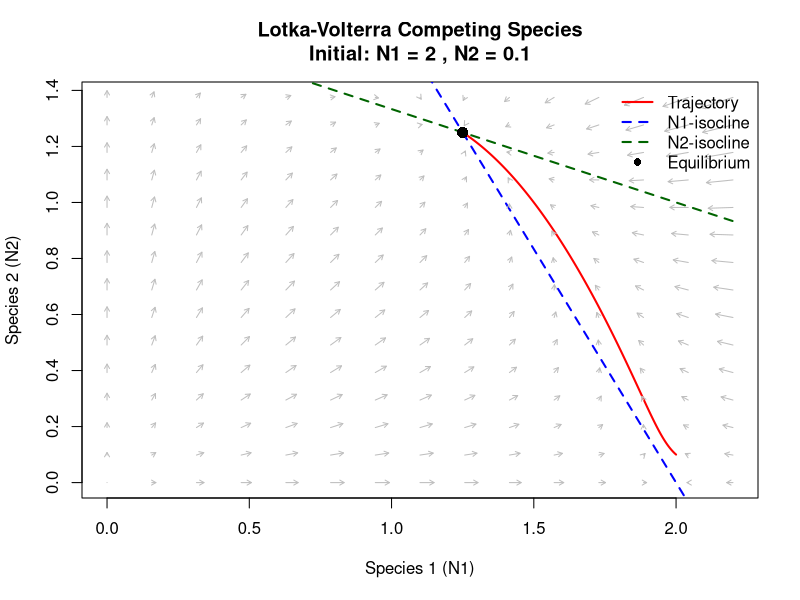
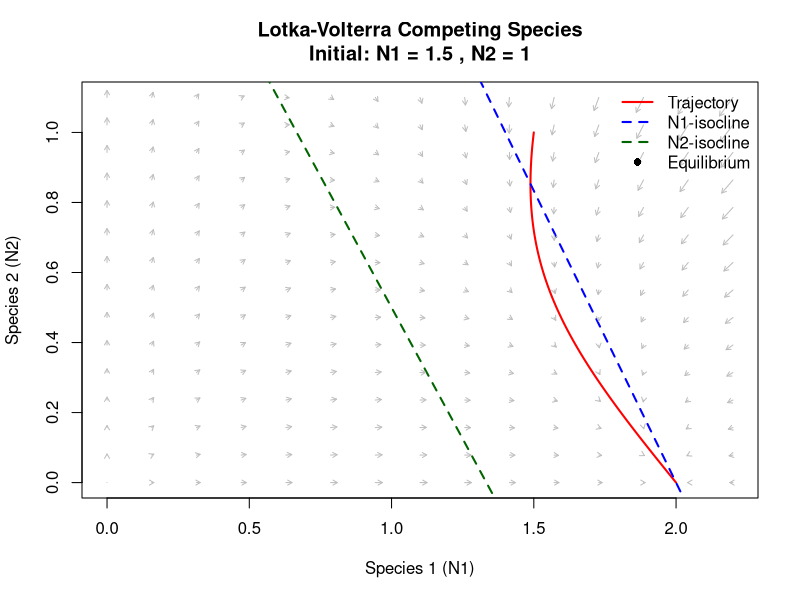
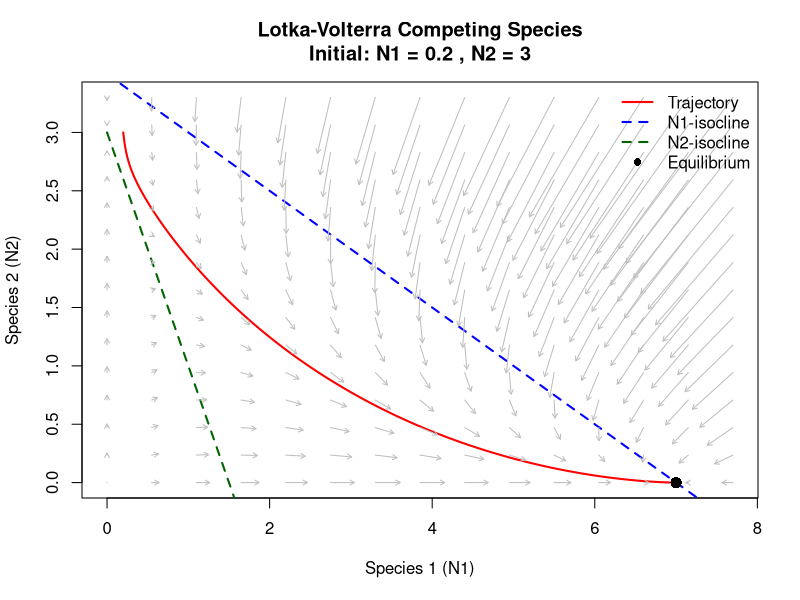
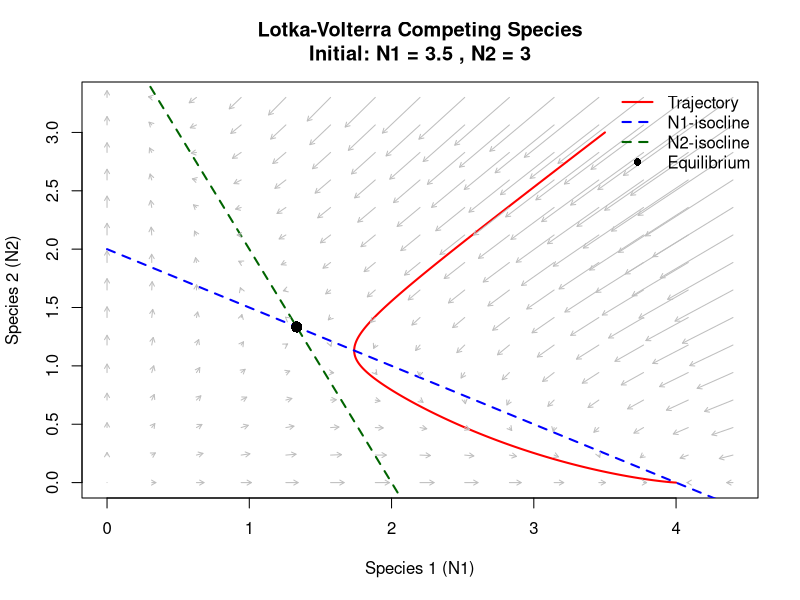
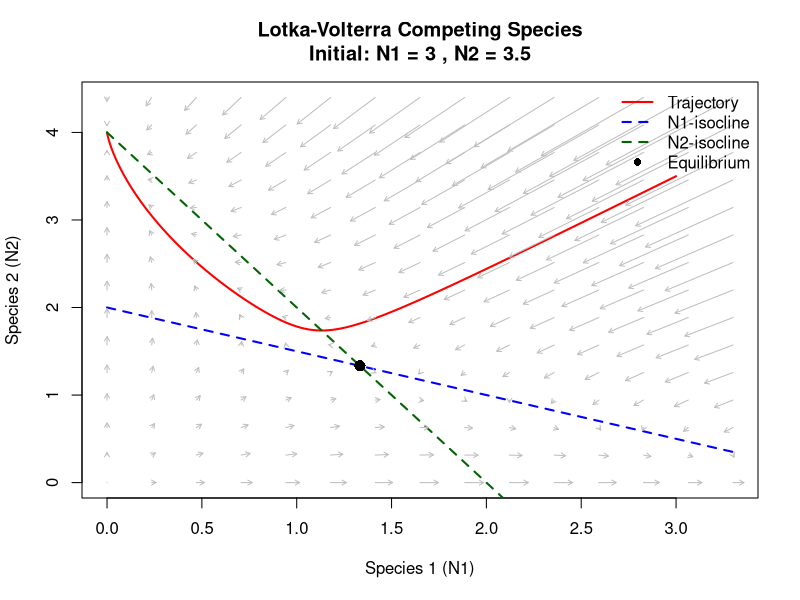
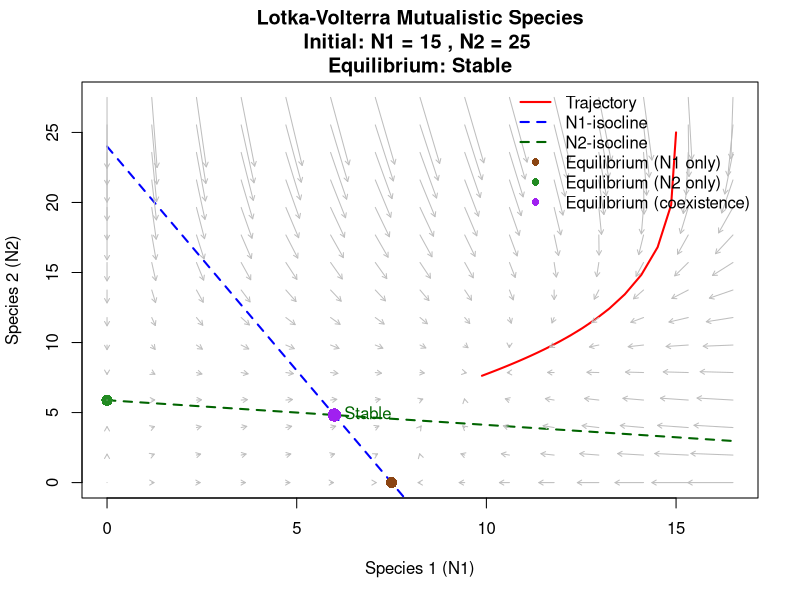
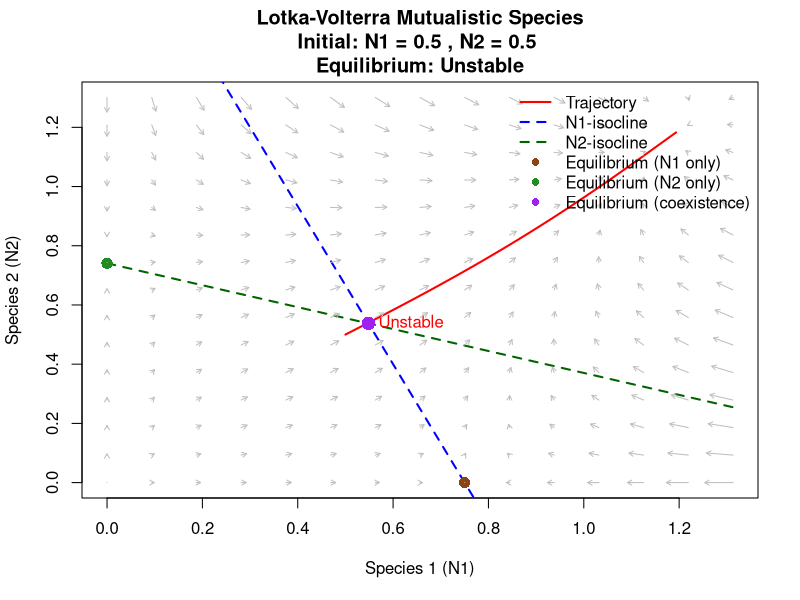

Recreate these plots in R, in order.
#Written report SBL.06003 Classical models in Biology (exercises)
#Spring semester 2025

#Student 1
#First name: Susanna
#Family name: Schärer
#Student number: 19-811-652

#Student 2
#First name: Elena
#Family name: Graf
#Student number:20-701-132

#Student 3
#First name: Anna
#Family name: Boss
#Student number: 24-208-928

library(deSolve)
#!only de library "deSolve" is allowed!

########################
### Topic 4: Lotka-Volterra model for 2 competing species
rm(list=ls())

#R-code

lotka_volterra_competing <- function(initial_condition = c(N1 = 2.5, N2 = 0.5),
                                     parameter = c(r1 = 3, r2 = 3, alpha11 = 1, alpha12 = 0.5, alpha21 = 0.5, alpha22 = 1),
                                     scale = 0.05,
                                     equilibrium = 'eq2') {
    # Define model
    model <- function(t, y, parms) {
        with(as.list(c(y, parms)), {
            dN1 <- N1 * (r1 - alpha11 * N1 - alpha12 * N2)
            dN2 <- N2 * (r2 - alpha21 * N1 - alpha22 * N2)
            list(c(dN1, dN2))
        })
    }

    # Time sequence and parameters
    times <- seq(0, 30, 0.01)
    parms <- parameter

    # Run simulation
    out <- ode(initial_condition, times, model, parms)

    # Calculate equilibrium points
    # Trivial equilibria
    #eq1 <- c(0, 0)  # Both species extinct
    eq2 <- c(parms["r1"]/parms["alpha11"], 0)  # N1 only
    eq3 <- c(0, parms["r2"]/parms["alpha22"])  # N2 only

    # Coexistence equilibrium A*N=b -> N=A^-1*b
    A <- matrix(c(parms["alpha11"], parms["alpha12"],
                  parms["alpha21"], parms["alpha22"]),
                nrow = 2, byrow = TRUE)
    b <- c(parms["r1"], parms["r2"])
    eq4 <- solve(A, b)  # Solve the linear system

    # Create phase plane
    plot(out[, "N1"], out[, "N2"],
         type = "l", col = "red", lwd = 2,
         xlab = "Species 1 (N1)", ylab = "Species 2 (N2)",
         main = paste("Lotka-Volterra Competing Species\nInitial: N1 =", initial_condition["N1"],
                      ", N2 =", initial_condition["N2"]),
         xlim = c(0, max(out[, "N1"]) * 1.1),
         ylim = c(0, max(out[, "N2"]) * 1.1))

    # Add isoclines
    # N1-isocline (dN1/dt = 0): N1 = 0 or r1 - alpha11*N1 - alpha12*N2 = 0
    curve((parms["r1"] - parms["alpha11"] * x)/parms["alpha12"],
          from = 0, to = max(out[, "N1"]) * 1.1,
          col = "blue", lwd = 2, lty = 2, add = TRUE)
    # N2-isocline (dN2/dt = 0): N2 = 0 or r2 - alpha21*N1 - alpha22*N2 = 0
    curve((parms["r2"] - parms["alpha21"] * x)/parms["alpha22"],
          from = 0, to = max(out[, "N1"]) * 1.1,
          col = "darkgreen", lwd = 2, lty = 2, add = TRUE)

    # Add equilibrium points
    #points(eq1[1], eq1[2], pch = 16, cex = 1.5, col = "black")
    if (equilibrium == "eq2"){
        points(eq2[1], eq2[2], pch = 16, cex = 1.5, col = "black")
    }
    if (equilibrium == "eq3"){
        points(eq3[1], eq3[2], pch = 16, cex = 1.5, col = "black")
    }
    if (equilibrium == "eq4"){
        points(eq4[1], eq4[2], pch = 16, cex = 1.5, col = "black")
    }


    # Add vector field
    N1_seq <- seq(0, max(out[, "N1"]) * 1.1, length.out = 15)
    N2_seq <- seq(0, max(out[, "N2"]) * 1.1, length.out = 15)
    grid <- expand.grid(N1 = N1_seq, N2 = N2_seq)

    for(i in 1:nrow(grid)) {
        N1 <- grid$N1[i]
        N2 <- grid$N2[i]
        derivs <- model(0, c(N1 = N1, N2 = N2), parms)[[1]]
        # Scale arrows for better visualization
        arrows(N1, N2,
               N1 + derivs[1] * scale,
               N2 + derivs[2] * scale,
               length = 0.05, col = "gray")
    }

    # Add legend
    legend("topright",
           legend = c("Trajectory", "N1-isocline", "N2-isocline", "Equilibrium"),
           col = c("red", "blue", "darkgreen", "black"),
           lty = c(1, 2, 2, NA), lwd = c(2, 2, 2, NA), pch = c(NA, NA, NA, 16),
           bty = "n")

}

# Case 1: the two species can coexist
lotka_volterra_competing(initial_condition = c(N1 = 2, N2 = 0.1), parameter = c(r1 = 1, r2 = 1, alpha11 = 0.5, alpha12 = 0.3, alpha21 = 0.2, alpha22 = 0.6), scale = 0.1, equilibrium = 'eq4')
# Case 2: species 1 outcompetes species 2
lotka_volterra_competing(initial_condition = c(N1 = 1.5, N2 = 1), parameter = c(r1 = 1, r2 = 0.8, alpha11 = 0.5, alpha12 = 0.3, alpha21 = 0.6, alpha22 = 0.4), equilibrium = 'eq3')
# Case 3: species 2 outcompetes species 1
lotka_volterra_competing(initial_condition = c(N1 = 0.2, N2 = 3), parameter = c(r1 = 3.5, r2 = 1.5, alpha11 = 0.5, alpha12 = 1, alpha21 = 1, alpha22 = 0.5), equilibrium = 'eq2')
# Case 4: priority effect: one species outcompetes the other, but it depends on the initial conditions
lotka_volterra_competing(initial_condition = c(N1 = 3.5, N2 = 3), parameter = c(r1 = 2, r2 = 2, alpha11 = 0.5, alpha12 = 1, alpha21 = 1, alpha22 = 0.5), equilibrium = 'eq4')
lotka_volterra_competing(initial_condition = c(N1 = 3, N2 = 3.5), parameter = c(r1 = 2, r2 = 2, alpha11 = 0.5, alpha12 = 1, alpha21 = 1, alpha22 = 0.5), equilibrium = 'eq4')


###Discussion of the results###
##Case 1:
#Two species can coexist when the intraspecific competition (alpha11 and alpha22) is greater than interspecific competition.
#Therefore, the following has to be true: alpha11*alpha22 > alpha12*alpha21.
#Additionally, the initial conditions has to be positive (>0) for both species.

##Case 2 and Case 3:
#For one species to win over the other species, the following two conditions have to be true (example for Species 1):
#r1/alpha12 > r2/alpha22: Species 1 can invade when Species 2 is at equilibrium and
#r2/alpha21 < r1/alpha11: Species 2 cannot invade when Species 1 is at equilibrium
#The surviving species will reach an equilibrium at carrying capacity K = r1/alpha11 or K = r2/alpha22 for Species 1 and Species 2, respectively.


#Case 4:
#One species can dominate the other, but it depends on which species starts with a numerical advantage.
#This scenario occurs when the interspecific competition is stronger than the intraspecific competition: alpha11 * alpha22 < alpha12 * alpha21
#Under this condition a stable coexistence is not possible. The coexistence equilibrium exists, but it is not stable due to the stronger interspecific than intraspecific competition. 
#The trajectory will move away from the equilibrium point to the equilibrium of the species with the higher initial condition.
#Therefore, setting the initial conditions to a very low value for one species and a high value for the other species will lead to the extinction of the species with the lower initial condition.




#############################################################


### Topic 5: Lotka-Volterra model for 2 mutualistic species

# We describe the interaction between two species (N1, N2) given by the following equations :
# dN1/dt = N1 * (r1 - alpha11*N1 + gamma12*N2)
# dN2/dt = N2 * (r2 + gamma21*N1 - alpha22*N2)
# Parameters
# r1, r_2 : intrinsic growth rates (can be positive or negative)
# alpha11, alpha22: intra-specific competition (negative self-interaction), both > 0
# gamma12, gamma21 : inter-specific competition (positive inter-specific interaction), both > 0

rm(list=ls())

#R-code

lotka_volterra_mutalistic <- function(initial_condition = c(N1 = 2.5, N2 = 0.5),
                                      parameters = c(r1 = 3, r2 = 3, alpha11 = 1, gamma12 = 0.5, gamma21 = 0.5, alpha22 = 1),
                                      scale = 0.005) {
  # initial_condition : starting population sizes for species 1 and 2
  # parameters : vector containing the six model parameters (alpha11/22, gamma12/21, r1/2)
  # scale: a value that determines the length of arrows in the vector field

  # ------------- Simulation ---------------------------------------------------

  # We define the model using the provided coupled ODEs
  # The function returns the instantaneous rates of change of the two populations at a specific point in time and space
  model <- function(t, y, parms) {
    # t : time
    # y : state vector (N1(t), N2(t))
    # parms : the parameters
    with(as.list(c(y, parms)), {
      dN1 <- N1 * (r1 - alpha11 * N1 + gamma12 * N2)
      dN2 <- N2 * (r2 + gamma21 * N1 - alpha22 * N2)
      list(c(dN1, dN2))
    })
  }

  # Defining the time span of the simulation
  times <- seq(0, 120, 0.01)

  # renaming the input parameters vector to 'parms' to use it inside the model
  parms <- parameters

  # Run simulation
  # ode takes the initial_condition, the times, the model function, and the parms
  # integrates the system of ODEs across the time points and returns a matrix
  # column 1 : time
  # column 2 : values of N_1 over time
  # column 3 : values of N_2 over time
  out <- ode(initial_condition, times, model, parms, rtol = 1e-5, atol = 1e-6)

  # -------- Calculating equilibrium points ----------------------------------

  # Trivial equilibria

  # Both species are extinct
  eq1 <- c(0, 0)
  # N1 reaches its carrying capacity when alone
  # N2 is extinct
  eq2 <- c(parms["r1"]/parms["alpha11"], 0)
  # N2 reaches its carrying capacity when alone
  # N1 extinct
  eq3 <- c(0, parms["r2"]/parms["alpha22"])

  # Coexistence equilibrium
  # To calculate the non-trivial equilibrium point, we rearrange the set of coupled ODEs as a linear system Ax = b, where :
  # A : 2x2 matrix containing the relevant parameters row1 : [alpha11, gamma12], row2:[gamma21, alpha22]
  # N : vector [N1,N2]
  # b : vector [r1, r2]
  A <- matrix(c(parms["alpha11"], parms["gamma12"],
                parms["gamma21"], parms["alpha22"]),
              nrow = 2, byrow = TRUE)
  b <- c(parms["r1"], parms["r2"])
  # Solve the linear system
  eq4 <- solve(A, b)

  # --- Jacobian and stability analysis at the coexistence equilibrium ---

  # Extract equilibrium values
  N1_star <- eq4[1]
  N2_star <- eq4[2]

  # Compute Jacobian matrix at (N1*, N2*) i.e. the equilibrium point
  # This was done to eliminate doubt about the nature of the equilibrium
  J <- matrix(c(
    parms["r1"] - 2 * parms["alpha11"] * N1_star + parms["gamma12"] * N2_star,
    parms["gamma12"] * N1_star,
    parms["gamma21"] * N2_star,
    parms["r2"] + parms["gamma21"] * N1_star - 2 * parms["alpha22"] * N2_star
  ), nrow = 2, byrow = TRUE)

  # Calculating the eigenvalues
  # all real parts negative	-> Stable node
  # in every other case -> unstable
  eig_vals <- eigen(J)$values

  print(eig_vals)


  # Determine stability
  stability_label <- if (all(Re(eig_vals) < 0)) "Stable" else "Unstable"

  # ---------------- Plotting ------------------------------------------------

  # Creating thr phase plane
  # Plotting the trajectories of N1 and N2 in the phase space
  plot(out[, "N1"], out[, "N2"],
       type = "l", col = "red", lwd = 2,
       xlab = "Species 1 (N1)", ylab = "Species 2 (N2)",
       main = paste("Lotka-Volterra Mutualistic Species\nInitial: N1 =", initial_condition["N1"],
                    ", N2 =", initial_condition["N2"], "\nEquilibrium:", stability_label),
       xlim = c(0, max(out[, "N1"]) * 1.1),
       ylim = c(0, max(out[, "N2"]) * 1.1))

  # Add isoclines
  # N1-isocline (dN1/dt = 0): N1 = 0 or r1 - alpha11*N1 + gamma12*N2 = 0
  curve((parms["r1"] - parms["alpha11"] * x)/parms["gamma12"],
        from = 0, to = max(out[, "N1"]) * 1.1,
        col = "blue", lwd = 2, lty = 2, add = TRUE)
  # N2-isocline (dN2/dt = 0): N2 = 0 or r2 + gamma21*N1 - alpha22*N2 = 0
  curve((parms["r2"] - parms["gamma21"] * x)/parms["alpha22"],
        from = 0, to = max(out[, "N1"]) * 1.1,
        col = "darkgreen", lwd = 2, lty = 2, add = TRUE)

  # Adding the equilibrium points
  points(eq2[1], eq2[2], pch = 16, cex = 1.5, col = "#8B4513")
  points(eq3[1], eq3[2], pch = 16, cex = 1.5, col = "#228B22")
  points(eq4[1], eq4[2], pch = 16, cex = 1.8, col = "purple")
  # Label the coexistence equilibrium as Stable/Unstable
  text(eq4[1], eq4[2], labels = stability_label, pos = 4, col = ifelse(stability_label == "Stable", "darkgreen", "red"))

  # Adding the vector field
  N1_seq <- seq(0, max(out[, "N1"]) * 1.1, length.out = 15)
  N2_seq <- seq(0, max(out[, "N2"]) * 1.1, length.out = 15)
  grid <- expand.grid(N1 = N1_seq, N2 = N2_seq)

  for(i in 1:nrow(grid)) {
    N1 <- grid$N1[i]
    N2 <- grid$N2[i]
    derivs <- model(0, c(N1 = N1, N2 = N2), parms)[[1]]
    # Scaling arrows optimise visualisation
    arrows(N1, N2,
           N1 + derivs[1] * scale,
           N2 + derivs[2] * scale,
           length = 0.05, col = "gray")
  }

  # Adding the legend
  legend("topright",
         legend = c("Trajectory", "N1-isocline", "N2-isocline",
                    "Equilibrium (N1 only)", "Equilibrium (N2 only)", "Equilibrium (coexistence)"),
         col = c("red", "blue", "darkgreen", "#8B4513", "#228B22", "purple"),
         lty = c(1, 2, 2, NA, NA, NA),
         lwd = c(2, 2, 2, NA, NA, NA),
         pch = c(NA, NA, NA, 16, 16, 16),
         bty = "n")
}

# (1) there exists a positive equilibrium point which is stable
lotka_volterra_mutalistic(
  initial_condition = c(N1 = 15, N2 = 25),
  parameters = c(
    r1 = 12, r2 = 10,
    alpha11 = 1.6, alpha22 = 1.7,
    gamma12 = 0.5, gamma21 = 0.3
  )
)

# (2)  there exists a positive equilibrium point, but it is unstable
lotka_volterra_mutalistic(
  initial_condition = c(N1 = 0.5, N2 = 0.5),
  parameters = c(
    r1 = 1.2, r2 = 1.0,
    alpha11 = 1.6, alpha22 = 1.35,
    gamma12 = 0.6, gamma21 = 0.5
  ), scale = 0.05
)

# Discussion of the results

# With higher intrinsic growth rates (r1 = 12, r2 = 10) and moderate mutualistic
# coefficients (gamma12 = 0.5, gamma21 = 0.3), the system settles at a positive coexistence
# The two isoclines intersect at a positive equilibrium indicated in purple.

# The phase plane shows the isoclines intersecting in the positive quadrant, with
# the vector field and trajectory both clearly converging towards the equilibrium point.
# The stability analysis confirmed this, as the Jacobian matrix had eigenvalues
# with negative real parts (lambda_1 = -6.768772 < 0, lambda_2 = -2.600878),
# indicating a locally stable node.

# For the totality of the system this means that :
# Both species benefit from each other but not excessively. Density-dependent
# self-limitation stabilises the system.



# In the second example (r1 = 1.2, r2 = 1.0, alpha11 = 1.6, alpha22 = 1.35,
# gamma12 = 0.6, gamma21 = 0.5), the system also has a positive coexistence equilibrium,
# but the behaviour is very different:


# Here, the mutualistic terms (gamma12 = 0.6, gamma21 = 0.5) are stronger relative
# to the intrinsic growth rates and self-limitation. Despite the trajectory starting
# close to the equilibrium point (purple), it quickly diverges. The vector field flows
# away from the intersection point, and the Jacobian matrix reveals one
# eigenvalue with a positive real part (lambda_1 = -0.50350466 < 0,
# lambda_2 = 0.09382725 > 0), indicating that this coexistence point
# is locally unstable.


# For the totality of the system this means that :
# Mutualistic interactions are too strong compared to self-limitation. This means
# that the mutualistic feedback loops can overpower self regulation and a small
# change can already be enough to push the system into uncontrolled growth also
# called runaway amplification (in this case) or collapse.
